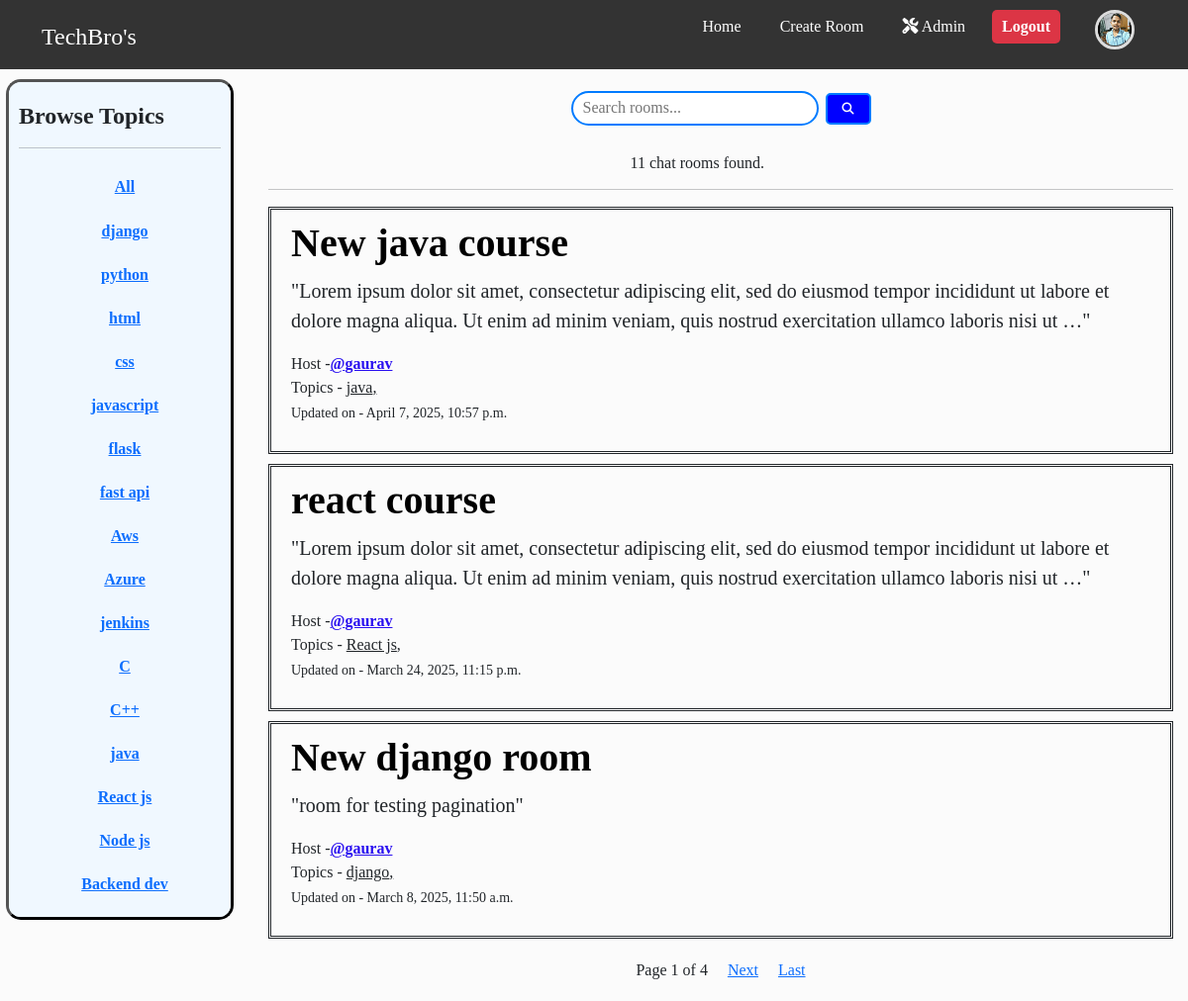
Page / (signed in) on the earlier database version.
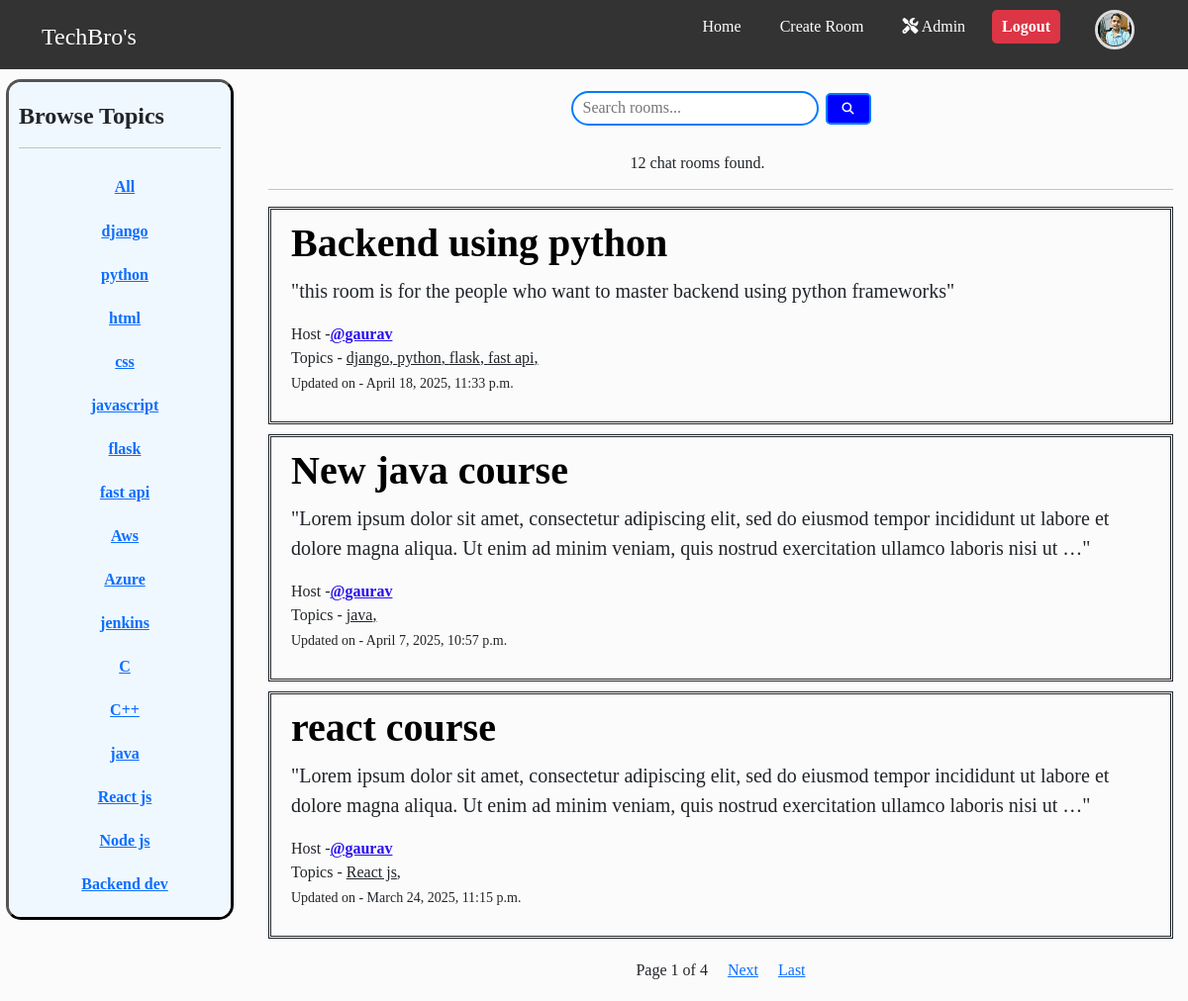
Same page on the later database version.
### main/models.py (models this page shows, shortened)
class Topic(models.Model):
    name = models.CharField(max_length=200)
    def __str__(self):
        return self.name

class Room(models.Model):
    topics = models.ManyToManyField(Topic,related_name="rooms")
    host = models.ForeignKey(User,on_delete=models.SET_NULL,null=True)
    name = models.CharField(max_length=200,)
    description = models.TextField(null=True, blank=True)
    participants = models.ManyToManyField(User,related_name='joined_rooms',through='Membership')
    updated = models.DateTimeField(auto_now=True)
    created = models.DateTimeField(auto_now_add=True)
    class Meta():
        ordering = ['-updated','-created']

### main/views.py (the view)
# urls.py: 2. Add a URL to urlpatterns:  path('', views.home, name='home')
def home(request):
    q = request.GET.get('q') if request.GET.get('q') != None else ""
    rooms = Room.objects.prefetch_related('topics').filter(Q(topics__name__icontains=q) | Q(name__icontains =q ) | Q(description__icontains = q)).distinct()
    room_count = rooms.count()
    topics = Topic.objects.all()
    chat_messages = Message.objects.all().order_by('-updated','-created')
    page = request.GET.get('page',1)
    paginator = Paginator(rooms,3)
    try:
        rooms = paginator.page(page)
    except:
        rooms = paginator.page(1)
    context = {'rooms':rooms,'topics':topics,'room_count':room_count,'chat_messages':chat_messages ,'q':q}
    return render(request , 'home.html',context)

### templates/home.html (shortened to what this page needs)
{% extends "base.html" %}
{% block content %}
<div class="home-container">
    <aside class = 'left-sidebar'>
        {% include "topics_component.html" %}
    </aside>
    <main class ="main-feed">
        <div class="center-container">
            <form action={% url "home" %} method="GET"  >
                <input class="search-box" type="search" name="q" placeholder="Search rooms..." aria-label="Search">
                <button class="search-button" type="submit"><i class="fa-solid fa-magnifying-glass"></i></button>
            </form>
        </div>
        <h6 class="search-result">{{room_count}} chat rooms found.</h6>
        {% include "main_feed_component.html" %}
    </main>
</div>
{% endblock content %}

### templates/topics_component.html (shortened to what this page needs)
<!DOCTYPE html>
<html lang="en">
<head>
</head>
<body>
    <div class="topic-container">
    <h4 class='headings'>Browse Topics</h4>
        <hr>
        <div class="topic-list">
            <div class="topic-box">
                <a href="{% url "home" %}"  > <b>All</b></a>
            </div>
        </div>
        <div class="topic-list">
        {% for topic in topics  %}
            <div class="topic-box" >
                <a href="{% url "home" %}?q={{topic.name}} " ><b>{{topic.name}}</b></a>
            </div>
        {% endfor %}
        </div>
    </div>
</body>
</html>

### templates/main_feed_component.html (shortened to what this page needs)
<!DOCTYPE html>
<html lang="en">
<head>
</head>
<body>
    <hr>
    {% for room in rooms %}
        <div class="room-box">
            <h1 class='headings'><a href="{% url "room" room.id %}" >{{ room.name }}</a></h1>
            <p class="room-desc">"{{room.description|truncatechars:200 }}"</p>
            <span>Host -<a href="{% url "user-profile" room.host.id %}" class="user-name">@{{ room.host.username }}</a></span>
            <div>
                <span>Topics - </span>
                {% for topic in room.topics.all  %}
                <span style="text-decoration: underline;">{{topic}}, </span>
                {% endfor %}
            </div>
        <p><small>Updated on - {{ room.updated }}</small></p>
        </div>
    {% endfor %}
    <div class="pagination-option">
        <span>Page {{rooms.number}} of {{rooms.paginator.num_pages}}</span>
        {% if rooms.has_next %}
            <span><a href="?page={{ rooms.next_page_number }}&q={{ q }}">Next</a></span>
            <a href="?page={{ rooms.paginator.num_pages }}&q={{ q }}">Last</a>
        {% endif %}
    </div>
</body>
</html>

Differences in the rows shown:
no longer on this page (row unchanged): Room: name "New django room", description "room for testing pagination", host.username "gaurav", updated "March 8, 2025, 11:50 a.m.", Topic (name "django")
added Room: name "Backend using python", description "this room is for the people who want to master backend using python frameworks", host.username "gaurav", updated "April 18, 2025, 11:33 p.m.", Topic (name "django"), Topic (name "python"), Topic (name "flask"), Topic (name "fast api")
Other differences:
{{ room_count }}: "11" → "12"
